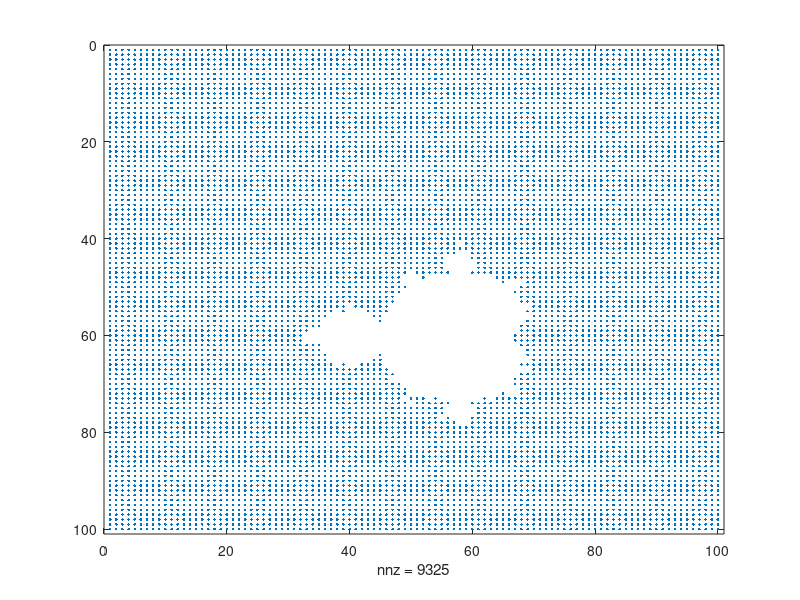

The MATLAB source for this figure:
close all; clear all;
N =100;

v = zeros(N,N);
k=1;
for a = linspace(-3,2,N)
    j=1;
    for b = linspace(-3,2,N)
        c = a + b*i;
        x = 0;
        for nn = 1:20
            x  =x^2 +c;
            if abs(x) > 2
                v(j,k) = 1;
                break
            end
        end
        j = j+1;
    end
    k = k+1;
end

spy(v)